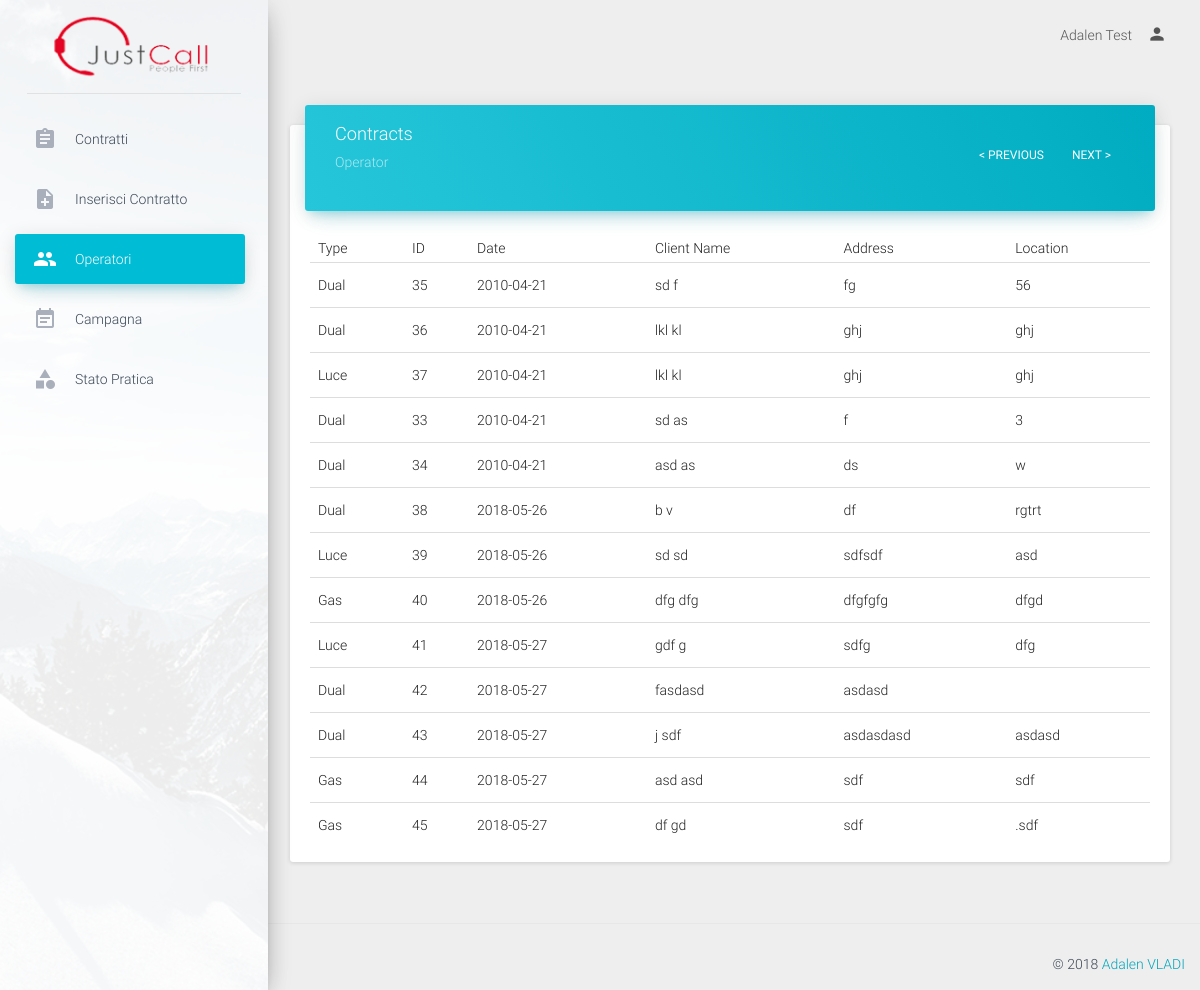
The page /admin/viewUser/6 (signed in) on the database its author committed.
### tables this page shows
CREATE TABLE IF NOT EXISTS `contracts` (
  `contract_id` int(11) NOT NULL AUTO_INCREMENT,
  `contract_type` enum('luce','gas','dual') NOT NULL,
  `proposal_number` varchar(50) NOT NULL,
  `date` date NOT NULL,
  `ugm_cb` enum('true','false') NOT NULL DEFAULT 'false',
  `analisi_cb` enum('true','false') NOT NULL DEFAULT 'false',
  `iniziative_cb` enum('true','false') NOT NULL DEFAULT 'false',
  `toponimo` varchar(50) NOT NULL,
  `address` text NOT NULL,
  `civico` varchar(30) NOT NULL,
  `price` varchar(50) NOT NULL,
  `location` varchar(100) NOT NULL,
  `cap` varchar(50) NOT NULL,
  `uf_cap` varchar(50) NOT NULL,
  `ddf_cap` varchar(50) NOT NULL,
  `uf_toponimo` varchar(50) NOT NULL,
  `uf_address` text NOT NULL,
  `uf_civico` varchar(30) NOT NULL,
  `uf_price` varchar(50) NOT NULL,
  `uf_location` varchar(100) NOT NULL,
  `ddf_toponimo` varchar(50) NOT NULL,
  `ddf_address` text NOT NULL,
  `ddf_civico` varchar(30) NOT NULL,
  `ddf_price` varchar(50) NOT NULL,
  `ddf_location` varchar(100) NOT NULL,
  `ubicazione_fornitura` enum('resident','non_resident') NOT NULL,
  `domicillazione_documenti_fatture` enum('residenza','ubicazione_fornitura','altro') NOT NULL,
  `listino` varchar(50) NOT NULL,
  `gas_request_type` varchar(50) NOT NULL,
  `gas_pdr` varchar(50) NOT NULL,
  `gas_fornitore_uscente` varchar(50) NOT NULL,
  `gas_consume_annuo` varchar(50) NOT NULL,
  `gas_tipo_riscaldamento` enum('true','false') NOT NULL,
  `gas_tipo_cottura_acqua` enum('true','false') NOT NULL,
  `gas_remi` varchar(50) NOT NULL,
  `gas_matricola` varchar(50) NOT NULL,
  `luce_request_type` varchar(50) NOT NULL,
  `luce_pod` varchar(50) NOT NULL,
  `luce_fornitore_uscente` varchar(50) NOT NULL,
  `luce_opzione_oraria` varchar(50) NOT NULL,
  `luce_potenza` varchar(50) NOT NULL,
  `luce_tensione` varchar(50) NOT NULL,
  `luce_consume_annuo` varchar(50) NOT NULL,
  `fature_via_email` enum('true','false') NOT NULL,
  `operator` int(11) NOT NULL COMMENT 'user id',
  `status` int(11) NOT NULL DEFAULT '1' COMMENT 'status id',
  `cancellation_reason` varchar(100) NOT NULL,
  `gender` enum('male','female') NOT NULL,
  `rag_sociale` text NOT NULL,
  `first_name` varchar(50) NOT NULL,
  `last_name` varchar(50) NOT NULL,
  `bussines_name` varchar(50) NOT NULL,
  `client_type` enum('personal','intestario','delega') NOT NULL,
  `tel_number` varchar(30) NOT NULL,
  `alt_number` varchar(30) NOT NULL,
  `cel_number` varchar(30) NOT NULL,
  `cel_number2` varchar(30) NOT NULL,
  `cel_number3` varchar(30) NOT NULL,
  `email` varchar(50) NOT NULL,
  `alt_email` varchar(50) NOT NULL,
  `birth_nation` varchar(50) NOT NULL,
  `vat_number` varchar(50) NOT NULL,
  `partita_iva` varchar(50) NOT NULL,
  `birth_date` date NOT NULL,
  `birth_municipality` varchar(50) NOT NULL,
  `delega_first_name` varchar(50) NOT NULL,
  `delega_last_name` varchar(50) NOT NULL,
  `delega_vat_number` varchar(100) NOT NULL,
  `document_type` enum('id_card','passport','patent') NOT NULL,
  `document_number` varchar(100) NOT NULL,
  `document_date` date NOT NULL,
  `document_expiry` date NOT NULL,
  `document_issue_place` varchar(50) NOT NULL,
  `iban_code` varchar(50) NOT NULL,
  `iban_accounthoder` varchar(50) NOT NULL,
  `iban_fiscal_code` varchar(50) NOT NULL,
  `payment_type` enum('postal','cc') NOT NULL,
  `note` text NOT NULL,
  `campaign` int(11) NOT NULL COMMENT 'campaign_id',
  `supervisor` int(11) NOT NULL COMMENT 'user_id',
  PRIMARY KEY (`contract_id`),
  UNIQUE KEY `contract_id_2` (`contract_id`),
  KEY `contract_id` (`contract_id`),
  KEY `contract_id_3` (`contract_id`),
  KEY `contract_id_4` (`contract_id`)
);

### application/controller/admin.php (called while the page is built, shortened)
<?php
class admin extends Controller
{
    public function viewUser($user_id){
        $contracts=$this->model->getContractsByUser($user_id);
        require APP . 'view/admin/header.php';
        require APP . 'view/admin/viewUser.php';
        require APP . 'view/admin/footer.php';
    }
}

### public/index.php (called while the page is built, shortened)
<?php
require APP . 'core/controller.php';
$app = new Application();

### application/core/controller.php (called while the page is built, shortened)
<?php
class Controller
{
    public $db = null;
    private function openDatabaseConnection()
    {
        $options = array(PDO::ATTR_DEFAULT_FETCH_MODE => PDO::FETCH_OBJ, PDO::ATTR_ERRMODE => PDO::ERRMODE_WARNING);
        $this->db = new PDO(DB_TYPE . ':host=' . DB_HOST . ';dbname=' . DB_NAME . ';charset=' . DB_CHARSET, DB_USER, DB_PASS, $options);
    }
    public function loadModel()
    {
        if (isset($_SESSION['role'])) {
            switch ($_SESSION['role']) {
                case 'admin':
                    require APP . 'model/admin.php';
                    break;
            }
        }else{
            require APP . 'model/model.php';
        }
        $this->model = new Model($this->db);
    }
}

### application/model/admin.php (called while the page is built, shortened)
<?php
class Model
{
    function __construct($db)
    {
        try {
            $this->db = $db;
        } catch (PDOException $e) {
            exit('Database connection could not be established.');
        }
    }
    public function getContractsByUser($user_id ){
        $page=(int)(isset($_GET['page'])? $_GET['page']:0);
        $limiter=100;
        $pager=$limiter*$page;
        $sql='SELECT * FROM contracts WHERE operator=:user_id LIMIT :pager, :limiter ';
        $query = $this->db->prepare($sql);
        $query->bindParam(':pager', $pager, PDO::PARAM_INT);
        $query->bindParam(':limiter', $limiter, PDO::PARAM_INT);
        $query->bindParam(':user_id', $user_id, PDO::PARAM_INT);
        $query->execute();
        return $query->fetchAll();
    }
}

### application/view/admin/viewUser.php (the view, shortened to what this page needs)
<div class="content">
    <div class="container-fluid">
        <div class="row">
            <div class="col-md-12">
                <div class="card">
                    <div class="card-header row" data-background-color="blue">
                        <div class="col-md-8">
                            <h4 class="title">Contracts</h4>
                             <p class="category">Operator</p>
                         </div>
                        <div class="col-md-4">
                            <div class="dataTables_paginate paging_full_numbers" id="datatables_paginate" style="float: right;">
                                <ul class="pagination">
                                    <li class="paginate_button page-item next" id="datatables_next">
                                        <a href="<?php if(isset($_GET['page'])){ if($_GET['page']<1){ } else { echo'?page='.($_GET['page']-1); } } else {  } ?>" aria-controls="datatables"  tabindex="0" class="page-link"  >< Previous</a>
                                    </li>
                                    <li class="paginate_button page-item last" id="datatables_last">
                                        <a href="?page=<?=(int)(isset($_GET['page'])? $_GET['page']+1:1);?>" aria-controls="datatables"  tabindex="0" class="page-link">Next ></a>
                                    </li>
                                </ul>
                            </div>
                        </div>
                    </div>
                    <div class="card-content table-responsive">
                        <table class="table table-hover">
                            <thead>
                                <th>Type</th>
                                <th>ID</th>
                                <th>Date</th>
                                <th>Client Name</th>
                                <th>Address</th>
                                <th>Location</th>
                            </thead>
                            <tbody>
                                <?php
                                    $output='';
                                    foreach ($contracts as $contract) {
                                        $output.='<tr>';
                                                    if ($contract->contract_type=='gas') {
                                                        $output.='<td>Gas</td>';
                                                    }elseif ($contract->contract_type=='luce') {
                                                        $output.='<td>Luce</td>';
                                                    }elseif ($contract->contract_type=='dual') {
                                                        $output.='<td>Dual</td>';
                                                    }
                                        $output.='<td>'.$contract->contract_id.'</td>
                                                    <td>'.$contract->date.'</td>
                                                    <td>'.$contract->first_name.' '.$contract->last_name.'</td>
                                                    <td>'.$contract->address.'</td>
                                                    <td>'.$contract->location.'</td>';
                                        $output.='</tr>';
                                    }
                                    echo $output;
                                 ?>
                            </tbody>
                        </table>
                    </div>
                </div>
            </div>
        </div>
    </div>
</div>

### rows shown on the page
contracts: contract_type "Dual", contract_id "35", date "2010-04-21", first_name "sd", last_name "f", address "fg", location "56"
contracts: contract_type "Dual", contract_id "36", date "2010-04-21", first_name "lkl", last_name "kl", address "ghj", location "ghj"
contracts: contract_type "Luce", contract_id "37", date "2010-04-21", first_name "lkl", last_name "kl", address "ghj", location "ghj"
contracts: contract_type "Dual", contract_id "33", date "2010-04-21", first_name "sd", last_name "as", address "f", location "3"
contracts: contract_type "Dual", contract_id "34", date "2010-04-21", first_name "asd", last_name "as", address "ds", location "w"
contracts: contract_type "Dual", contract_id "38", date "2018-05-26", first_name "b", last_name "v", address "df", location "rgtrt"
contracts: contract_type "Luce", contract_id "39", date "2018-05-26", first_name "sd", last_name "sd", address "sdfsdf", location "asd"
contracts: contract_type "Gas", contract_id "40", date "2018-05-26", first_name "dfg", last_name "dfg", address "dfgfgfg", location "dfgd"
contracts: contract_type "Luce", contract_id "41", date "2018-05-27", first_name "gdf", last_name "g", address "sdfg", location "dfg"
contracts: contract_type "Dual", contract_id "42", date "2018-05-27", last_name "fasdasd", address "asdasd"
contracts: contract_type "Dual", contract_id "43", date "2018-05-27", first_name "j", last_name "sdf", address "asdasdasd", location "asdasd"
contracts: contract_type "Gas", contract_id "44", date "2018-05-27", first_name "asd", last_name "asd", address "sdf", location "sdf"
contracts: contract_type "Gas", contract_id "45", date "2018-05-27", first_name "df", last_name "gd", address "sdf", location ".sdf"

### other values the page prints
$_SESSION['full_name'] "Adalen Test"
